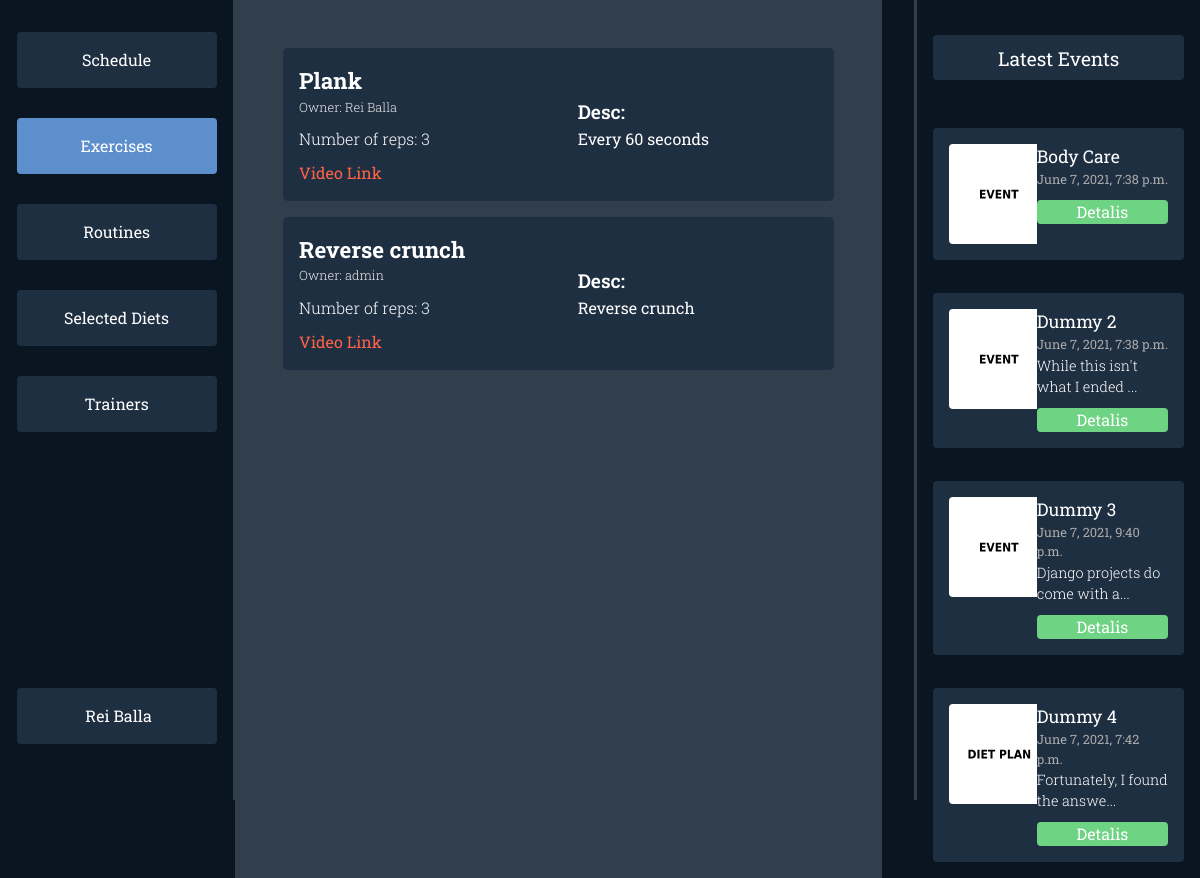
/dashboard/exercises/ (signed in), run on the app's committed database.
### dashboards/models.py (models this page shows, shortened)
class Exercise(models.Model):
    owner = models.OneToOneField(User, on_delete=models.CASCADE, null=True)
    routine = models.ManyToManyField(Routine)
    title = models.CharField(max_length=60, blank=True)
    reps = models.IntegerField(default=3, blank=True)
    desc = models.TextField(blank=True)
    link = models.CharField(max_length=300, blank=True)

class Event(models.Model):
    title = models.CharField(max_length=60, blank=True)
    date = models.DateTimeField(default=datetime.datetime.now(), blank=True)
    desc = models.TextField(blank=True)
    thumbnail = models.ImageField(
        upload_to='events/', default='events/default.jpg')

### dashboards/views.py (the view)
# urls.py: path('exercises/', views.exercises, name='userdashboard-exercises'),
@login_required(login_url='login')
def exercises(request):
    navigation = {
        'schedule': {
            'name': 'Schedule',
            'isActive': False,
            'url': 'schedule'
        },
        'exercises': {
            'name': 'Exercises',
            'isActive': True,
            'url': 'exercises'
        },
        'routines': {
            'name': 'Routines',
            'isActive': False,
            'url': 'routines'
        },
        'diets': {
            'name': 'Selected Diets',
            'isActive': False,
            'url': 'diets'
        },
        'trainers': {
            'name': 'Trainers',
            'isActive': False,
            'url': 'trainers'
        },
    }
    events = Event.objects.all()[:4]
    exercises = Exercise.objects.all()
    context = {'options': navigation, 'events': events, 'exercises': exercises}
    return render(request, 'dashboards/user/exercises.html', context)

### dashboards/templates/dashboards/user/exercises.html (shortened to what this page needs)
{% extends 'dashboards/user/dashboard.html' %}
{% load static %}
{% block styles %}
<link rel="stylesheet" href="{% static 'css/dashboards/exercises.css' %}">
{% endblock styles %}
{% block middle %}
<div class="exercises">
{% for exercise in exercises %}
    <div class="exercise-card">
        <div class="left-exercise-card">
            <div class="exercise-title">{{exercise.title}}</div>
            {% if exercise.owner.first_name and exercise.owner.last_name %}
            <div class="exercise-owner">Owner: {{exercise.owner.first_name}} {{exercise.owner.last_name}}</div>
            {% else %}
            <div class="exercise-owner">Owner: {{exercise.owner.username}}</div>
            {% endif %}
            <div class="exercise-reps">Number of reps: {{exercise.reps}}</div>
            <div class="exercise-link"><a href="{{exercise.link}}">Video Link</a></div>
        </div>
        <div class="right-exercise-card">
            <div class="exercise-desc-title">Desc:</div>
            <div class="exercise-desc">{{exercise.desc}}</div>
        </div>
    </div>
{% endfor %}
</div>
{% endblock middle %}

### dashboards/templates/dashboards/user/dashboard.html (shortened to what this page needs)
{% load static %}
<html>
  <head>
    <link rel="stylesheet" href="https://maxcdn.bootstrapcdn.com/bootstrap/4.0.0/css/bootstrap.min.css">
    <link rel="stylesheet" href="{% static 'css/dashboards/main.css' %}">
    {% block styles %}
    {% endblock styles %}
  </head>
  <body>
  {% block content %}
  {% if user.is_authenticated %}
  <div class="mycontainer">
    <div class="navigation">
      <div class="nav-col">
        <div class="options">
          {% for key, item in options.items %}
            {% if item.isActive %}
            <div class="option-active"><a href="/dashboard/{{item.url}}">{{ item.name }}</a></div>
            {% else %}
            <div class="option"><a href="/dashboard/{{item.url}}">{{ item.name }}</a></div>
            {% endif %}
          {% endfor %}
        </div>
        <div class="user-btn">
          <span>{{user.first_name}}<span> </span>{{user.last_name}}</span>
        </div>
      </div>
      <div class="divider"></div>
    </div>
    <div class="middle">
    {% block middle %}
    {% endblock middle %}
    </div>
    <div class="events-section">
      <div class="divider"></div>
      <div class="events">
        <div class="latest">
          Latest Events
        </div>
        <div class="items overflow-auto">
        {% for item in events %}
          <div class="event-item">
            <div class="event-item-left">
              <div class="event-thumb"><img src="{{item.thumbnail.url}}"></div>
            </div>
            <div class="event-item-right">
              <div class="title">{{item.title}}</div>
              <div class="date">{{item.date}}</div>
              {% if item.desc|length > 30 %}
                <div class="desc">{{item.desc|slice:":30"}}...</div>
              {% else %}
                <div class="desc">{{item.desc}}</div>
              {% endif %}
              <div class="details">Detalis</div>
            </div>
          </div>
        {% endfor %}
        </div>
      </div>
    </div>
  </div>
  {% endif %}
  {% endblock content %}
  </body>
<html>

### static/css/dashboards/main.css (style rules this page uses)
* { margin: 0; font-family: "Roboto Slab", serif; overflow: hidden; }
body { background-color: #0a1522; }
.mycontainer { display: flex; flex-direction: row; justify-content: space-between; }
.navigation { width: 20vw; }
.nav-col { display: flex; flex-direction: column; align-items: flex-end; margin: 1em; }
.options { margin-left: 7em; display: flex; flex-direction: column; justify-content: space-between; margin-top: 1em; height: 50vh; }
.option { background-color: #1f2f42; color: #fff; padding: 1em; padding-right: 1em; padding-left: 1em; width: 200px; text-align: center; border-radius: 4px; }
.option-active { background-color: #5c8fcc; color: #fff; padding: 1em; padding-right: 1em; padding-left: 1em; width: 200px; text-align: center; border-radius: 4px; }
.option a, .option-active a { color: white; }
.user-btn { background-color: #1f2f42; color: #fff; padding: 1em; padding-right: 1em; padding-left: 1em; width: 200px; text-align: center; border-radius: 4px; margin-top: 16em; }
.navigation { display: flex; flex-direction: row; }
.divider { background-color: #313e4c; width: 4px; height: 100vh; margin: 0; padding: 0; z-index: 10; }
.middle { margin-right: 2em; width: 55vw; background-color: #313e4c; }
.events-section { margin-right: 1em; width: 23vw; display: flex; flex-direction: row; }
.event-thumb img { width: 100px; height: auto; border-radius: 4px; }
.latest { margin-top: 1em; background-color: #1f2f42; color: white; border-radius: 4px; padding: 0.5em 1em 0.5em 1em; text-align: center; font-size: 1.2em; }
.events { margin-top: 1em; margin-left: 1em; display: flex; flex-direction: column; color: white; width: 100%; }
.items { height: 200px; max-height: 800px; margin-top: 2em; display: flex; flex-direction: column; justify-content: space-between; height: 100%; }
.event-item { background-color: #1f2f42; border-radius: 4px; padding: 1em; display: flex; flex-direction: row; margin: 1em 0 1em 0; }
.event-item-left { width: 40%; }
.event-item-right { width: 60%; }
.event-item-right .title { font-size: 1.1em; }
.event-item-right .date { font-size: 0.8em; color: rgb(170, 170, 170); }
.event-item-right .desc { font-weight: 300; font-size: 0.9em; }
.event-item-right .details { margin-top: 10px; background-color: #6ed383; border-radius: 4px; text-align: center; }

### static/css/dashboards/exercises.css (style rules this page uses)
.exercises { display: grid; gap: 1em; width: 100%; padding: 3em; }
.exercise-card { padding: 1em; display: flex; flex-direction: row; align-items: center; justify-content: space-between; color: white; border-radius: 5px; background-color: #1f2f42; }
.left-exercise-card { flex-direction: column; align-items: flex-start; justify-content: space-between; }
.right-exercise-card { flex-direction: column; align-items: flex-end; width: 20vw; }
.exercise-desc-title { font-size: 1.2em; font-weight: 600; }
.exercise-desc { font-weight: 400; }
.exercise-title { font-size: 1.4em; font-weight: bold; }
.exercise-owner { font-size: 0.8em; color: rgb(236, 234, 234); font-weight: 300; margin-bottom: 10px; }
.exercise-link { margin-top: 10px; }
.exercise-link a { color: tomato; }
.exercise-reps { font-size: 1em; font-weight: 300; }

### data on the page
Exercise: title "Plank", owner.first_name "Rei", owner.last_name "Balla", reps "3", desc "Every 60 seconds"
Exercise: title "Reverse crunch", owner.username "admin", reps "3", desc "Reverse crunch"
Event: thumbnail (placeholder picture), title "Body Care", date "June 7, 2021, 7:38 p.m."
Event: thumbnail (placeholder picture), title "Dummy 2", date "June 7, 2021, 7:38 p.m.", desc "While this isn't what I ended"
Event: thumbnail (placeholder picture), title "Dummy 3", date "June 7, 2021, 9:40 p.m.", desc "Django projects do come with a"
Event: thumbnail (placeholder picture), title "Dummy 4", date "June 7, 2021, 7:42 p.m.", desc "Fortunately, I found the answe"

### other printed values
{{ item.name }} "Schedule" "Routines" "Selected Diets" "Trainers"
{{ item.name }} "Exercises"
{{ user.first_name }} "Rei"
{{ user.last_name }} "Balla"
